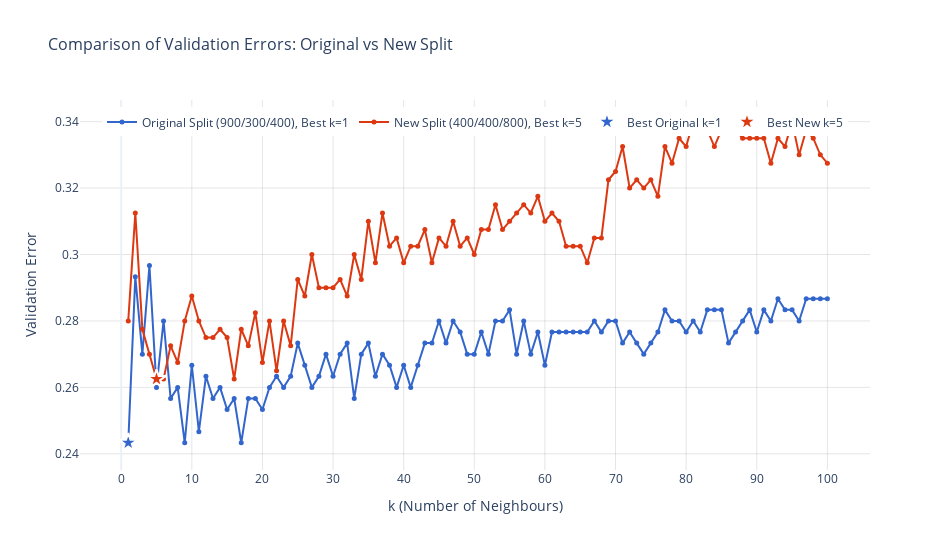

The code cell stored with this chart in its notebook:
### Markdown cell above
## 11. Results Comparison

### Code cell
print("\n" + "=" * 70)
print("COMPARISON OF RESULTS")
print("=" * 70)

print(f"\n{'Metric':<30} {'Original (900/300/400)':<25} {'New (400/400/800)':<25}")
print("-" * 80)
print(f"{'Best k':<30} {results1['best_k']:<25} {results2['best_k']:<25}")
print(f"{'Validation Accuracy':<30} {results1['best_validation_accuracy']:<25.4f} {results2['best_validation_accuracy']:<25.4f}")
print(f"{'Validation Error':<30} {results1['validation_error']:<25.4f} {results2['validation_error']:<25.4f}")
print(f"{'Test Accuracy':<30} {results1['test_accuracy']:<25.4f} {results2['test_accuracy']:<25.4f}")
print(f"{'Generalisation Error':<30} {results1['generalisation_error']:<25.4f} {results2['generalisation_error']:<25.4f}")

print("\n" + "=" * 70)
print("ANALYSIS AND EXPLANATION")
print("=" * 70)

k_values = list(range(1, 101))

hover_text_1 = [f'<b>Original Split</b><br>k={k}<br>Error={err:.4f}<br>Accuracy={1-err:.4f}' 
                for k, err in zip(k_values, results1['validation_errors'])]
hover_text_2 = [f'<b>New Split</b><br>k={k}<br>Error={err:.4f}<br>Accuracy={1-err:.4f}' 
                for k, err in zip(k_values, results2['validation_errors'])]

fig = go.Figure()

fig.add_trace(go.Scatter(
    x=k_values,
    y=results1['validation_errors'],
    mode='lines+markers',
    name=f'Original Split (900/300/400), Best k={results1["best_k"]}',
    line=dict(color='#3366CC', width=2),
    marker=dict(size=5, color='#3366CC'),
    hovertext=hover_text_1,
    hoverinfo='text'
))

fig.add_trace(go.Scatter(
    x=k_values,
    y=results2['validation_errors'],
    mode='lines+markers',
    name=f'New Split (400/400/800), Best k={results2["best_k"]}',
    line=dict(color='#DC3912', width=2),
    marker=dict(size=5, color='#DC3912'),
    hovertext=hover_text_2,
    hoverinfo='text'
))

best_idx_1 = np.argmin(results1['validation_errors'])
best_idx_2 = np.argmin(results2['validation_errors'])

fig.add_trace(go.Scatter(
    x=[k_values[best_idx_1]],
    y=[results1['validation_errors'][best_idx_1]],
    mode='markers',
    name=f'Best Original k={results1["best_k"]}',
    marker=dict(size=14, color='#3366CC', symbol='star', line=dict(width=2, color='white')),
    hovertext=f'<b>BEST (Original)</b><br>k={results1["best_k"]}<br>Error={results1["validation_errors"][best_idx_1]:.4f}',
    hoverinfo='text'
))

fig.add_trace(go.Scatter(
    x=[k_values[best_idx_2]],
    y=[results2['validation_errors'][best_idx_2]],
    mode='markers',
    name=f'Best New k={results2["best_k"]}',
    marker=dict(size=14, color='#DC3912', symbol='star', line=dict(width=2, color='white')),
    hovertext=f'<b>BEST (New)</b><br>k={results2["best_k"]}<br>Error={results2["validation_errors"][best_idx_2]:.4f}',
    hoverinfo='text'
))

fig.update_layout(
    title=dict(text='Comparison of Validation Errors: Original vs New Split', font=dict(size=16)),
    xaxis=dict(
        title='k (Number of Neighbours)',
        tickmode='linear',
        dtick=10,
        gridcolor='rgba(128,128,128,0.2)'
    ),
    yaxis=dict(
        title='Validation Error',
        gridcolor='rgba(128,128,128,0.2)'
    ),
    legend=dict(x=0.5, y=0.98, xanchor='center', orientation='h'),
    hovermode='closest',
    template='plotly_white',
    width=950,
    height=550
)

fig.write_html('validation_comparison.html')
fig.show()
print("\nInteractive comparison plot saved as 'validation_comparison.html'")

### Figure 1 — Plotly figure (JSON) as saved in the notebook; plotly's stock layout.template omitted (floating-point values rounded to 4 significant figures)
{"data": [{"hoverinfo": "text", "hovertext": ["<b>Original Split</b><br>k=1<br>Error=0.2433<br>Accuracy=0.7567", "<b>Original Split</b><br>k=2<br>Error=0.2933<br>Accuracy=0.7067", "<b>Original Split</b><br>k=3<br>Error=0.2700<br>Accuracy=0.7300", "<b>Original Split</b><br>k=4<br>Error=0.2967<br>Accuracy=0.7033", "<b>Original Split</b><br>k=5<br>Error=0.2600<br>Accuracy=0.7400", "<b>Original Split</b><br>k=6<br>Error=0.2800<br>Accuracy=0.7200", "<b>Original Split</b><br>k=7<br>Error=0.2567<br>Accuracy=0.7433", "<b>Original Split</b><br>k=8<br>Error=0.2600<br>Accuracy=0.7400", "<b>Original Split</b><br>k=9<br>Error=0.2433<br>Accuracy=0.7567", "<b>Original Split</b><br>k=10<br>Error=0.2667<br>Accuracy=0.7333", "<b>Original Split</b><br>k=11<br>Error=0.2467<br>Accuracy=0.7533", "<b>Original Split</b><br>k=12<br>Error=0.2633<br>Accuracy=0.7367", "<b>Original Split</b><br>k=13<br>Error=0.2567<br>Accuracy=0.7433", "<b>Original Split</b><br>k=14<br>Error=0.2600<br>Accuracy=0.7400", "<b>Original Split</b><br>k=15<br>Error=0.2533<br>Accuracy=0.7467", "<b>Original Split</b><br>k=16<br>Error=0.2567<br>Accuracy=0.7433", "<b>Original Split</b><br>k=17<br>Error=0.2433<br>Accuracy=0.7567", "<b>Original Split</b><br>k=18<br>Error=0.2567<br>Accuracy=0.7433", "<b>Original Split</b><br>k=19<br>Error=0.2567<br>Accuracy=0.7433", "<b>Original Split</b><br>k=20<br>Error=0.2533<br>Accuracy=0.7467", "<b>Original Split</b><br>k=21<br>Error=0.2600<br>Accuracy=0.7400", "<b>Original Split</b><br>k=22<br>Error=0.2633<br>Accuracy=0.7367", "<b>Original Split</b><br>k=23<br>Error=0.2600<br>Accuracy=0.7400", "<b>Original Split</b><br>k=24<br>Error=0.2633<br>Accuracy=0.7367", "<b>Original Split</b><br>k=25<br>Error=0.2733<br>Accuracy=0.7267", "<b>Original Split</b><br>k=26<br>Error=0.2667<br>Accuracy=0.7333", "<b>Original Split</b><br>k=27<br>Error=0.2600<br>Accuracy=0.7400", "<b>Original Split</b><br>k=28<br>Error=0.2633<br>Accuracy=0.7367", "<b>Original Split</b><br>k=29<br>Error=0.2700<br>Accuracy=0.7300", "<b>Original Split</b><br>k=30<br>Error=0.2633<br>Accuracy=0.7367", "<b>Original Split</b><br>k=31<br>Error=0.2700<br>Accuracy=0.7300", "<b>Original Split</b><br>k=32<br>Error=0.2733<br>Accuracy=0.7267", "<b>Original Split</b><br>k=33<br>Error=0.2567<br>Accuracy=0.7433", "<b>Original Split</b><br>k=34<br>Error=0.2700<br>Accuracy=0.7300", "<b>Original Split</b><br>k=35<br>Error=0.2733<br>Accuracy=0.7267", "<b>Original Split</b><br>k=36<br>Error=0.2633<br>Accuracy=0.7367", "<b>Original Split</b><br>k=37<br>Error=0.2700<br>Accuracy=0.7300", "<b>Original Split</b><br>k=38<br>Error=0.2667<br>Accuracy=0.7333", "<b>Original Split</b><br>k=39<br>Error=0.2600<br>Accuracy=0.7400", "<b>Original Split</b><br>k=40<br>Error=0.2667<br>Accuracy=0.7333", "<b>Original Split</b><br>k=41<br>Error=0.2600<br>Accuracy=0.7400", "<b>Original Split</b><br>k=42<br>Error=0.2667<br>Accuracy=0.7333", "<b>Original Split</b><br>k=43<br>Error=0.2733<br>Accuracy=0.7267", "<b>Original Split</b><br>k=44<br>Error=0.2733<br>Accuracy=0.7267", "<b>Original Split</b><br>k=45<br>Error=0.2800<br>Accuracy=0.7200", "<b>Original Split</b><br>k=46<br>Error=0.2733<br>Accuracy=0.7267", "<b>Original Split</b><br>k=47<br>Error=0.2800<br>Accuracy=0.7200", "<b>Original Split</b><br>k=48<br>Error=0.2767<br>Accuracy=0.7233", "<b>Original Split</b><br>k=49<br>Error=0.2700<br>Accuracy=0.7300", "<b>Original Split</b><br>k=50<br>Error=0.2700<br>Accuracy=0.7300", "<b>Original Split</b><br>k=51<br>Error=0.2767<br>Accuracy=0.7233", "<b>Original Split</b><br>k=52<br>Error=0.2700<br>Accuracy=0.7300", "<b>Original Split</b><br>k=53<br>Error=0.2800<br>Accuracy=0.7200", "<b>Original Split</b><br>k=54<br>Error=0.2800<br>Accuracy=0.7200", "<b>Original Split</b><br>k=55<br>Error=0.2833<br>Accuracy=0.7167", "<b>Original Split</b><br>k=56<br>Error=0.2700<br>Accuracy=0.7300", "<b>Original Split</b><br>k=57<br>Error=0.2800<br>Accuracy=0.7200", "<b>Original Split</b><br>k=58<br>Error=0.2700<br>Accuracy=0.7300", "<b>Original Split</b><br>k=59<br>Error=0.2767<br>Accuracy=0.7233", "<b>Original Split</b><br>k=60<br>Error=0.2667<br>Accuracy=0.7333", "<b>Original Split</b><br>k=61<br>Error=0.2767<br>Accuracy=0.7233", "<b>Original Split</b><br>k=62<br>Error=0.2767<br>Accuracy=0.7233", "<b>Original Split</b><br>k=63<br>Error=0.2767<br>Accuracy=0.7233", "<b>Original Split</b><br>k=64<br>Error=0.2767<br>Accuracy=0.7233", "<b>Original Split</b><br>k=65<br>Error=0.2767<br>Accuracy=0.7233", "<b>Original Split</b><br>k=66<br>Error=0.2767<br>Accuracy=0.7233", "<b>Original Split</b><br>k=67<br>Error=0.2800<br>Accuracy=0.7200", "<b>Original Split</b><br>k=68<br>Error=0.2767<br>Accuracy=0.7233", "<b>Original Split</b><br>k=69<br>Error=0.2800<br>Accuracy=0.7200", "<b>Original Split</b><br>k=70<br>Error=0.2800<br>Accuracy=0.7200", "<b>Original Split</b><br>k=71<br>Error=0.2733<br>Accuracy=0.7267", "<b>Original Split</b><br>k=72<br>Error=0.2767<br>Accuracy=0.7233", "<b>Original Split</b><br>k=73<br>Error=0.2733<br>Accuracy=0.7267", "<b>Original Split</b><br>k=74<br>Error=0.2700<br>Accuracy=0.7300", "<b>Original Split</b><br>k=75<br>Error=0.2733<br>Accuracy=0.7267", "<b>Original Split</b><br>k=76<br>Error=0.2767<br>Accuracy=0.7233", "<b>Original Split</b><br>k=77<br>Error=0.2833<br>Accuracy=0.7167", "<b>Original Split</b><br>k=78<br>Error=0.2800<br>Accuracy=0.7200", "<b>Original Split</b><br>k=79<br>Error=0.2800<br>Accuracy=0.7200", "<b>Original Split</b><br>k=80<br>Error=0.2767<br>Accuracy=0.7233", "<b>Original Split</b><br>k=81<br>Error=0.2800<br>Accuracy=0.7200", "<b>Original Split</b><br>k=82<br>Error=0.2767<br>Accuracy=0.7233", "<b>Original Split</b><br>k=83<br>Error=0.2833<br>Accuracy=0.7167", "<b>Original Split</b><br>k=84<br>Error=0.2833<br>Accuracy=0.7167", "<b>Original Split</b><br>k=85<br>Error=0.2833<br>Accuracy=0.7167", "<b>Original Split</b><br>k=86<br>Error=0.2733<br>Accuracy=0.7267", "<b>Original Split</b><br>k=87<br>Error=0.2767<br>Accuracy=0.7233", "<b>Original Split</b><br>k=88<br>Error=0.2800<br>Accuracy=0.7200", "<b>Original Split</b><br>k=89<br>Error=0.2833<br>Accuracy=0.7167", "<b>Original Split</b><br>k=90<br>Error=0.2767<br>Accuracy=0.7233", "<b>Original Split</b><br>k=91<br>Error=0.2833<br>Accuracy=0.7167", "<b>Original Split</b><br>k=92<br>Error=0.2800<br>Accuracy=0.7200", "<b>Original Split</b><br>k=93<br>Error=0.2867<br>Accuracy=0.7133", "<b>Original Split</b><br>k=94<br>Error=0.2833<br>Accuracy=0.7167", "<b>Original Split</b><br>k=95<br>Error=0.2833<br>Accuracy=0.7167", "<b>Original Split</b><br>k=96<br>Error=0.2800<br>Accuracy=0.7200", "<b>Original Split</b><br>k=97<br>Error=0.2867<br>Accuracy=0.7133", "<b>Original Split</b><br>k=98<br>Error=0.2867<br>Accuracy=0.7133", "<b>Original Split</b><br>k=99<br>Error=0.2867<br>Accuracy=0.7133", "<b>Original Split</b><br>k=100<br>Error=0.2867<br>Accuracy=0.7133"], "line": {"color": "#3366CC", "width": 2}, "marker": {"color": "#3366CC", "size": 5}, "mode": "lines+markers", "name": "Original Split (900/300/400), Best k=1", "type": "scatter", "x": [1, 2, 3, 4, 5, 6, 7, 8, 9, 10, 11, 12, 13, 14, 15, 16, 17, 18, 19, 20, 21, 22, 23, 24, 25, 26, 27, 28, 29, 30, 31, 32, 33, 34, 35, 36, 37, 38, 39, 40, 41, 42, 43, 44, 45, 46, 47, 48, 49, 50, 51, 52, 53, 54, 55, 56, 57, 58, 59, 60, 61, 62, 63, 64, 65, 66, 67, 68, 69, 70, 71, 72, 73, 74, 75, 76, 77, 78, 79, 80, 81, 82, 83, 84, 85, 86, 87, 88, 89, 90, 91, 92, 93, 94, 95, 96, 97, 98, 99, 100], "y": [0.2433, 0.2933, 0.27, 0.2967, 0.26, 0.28, 0.2567, 0.26, 0.2433, 0.2667, 0.2467, 0.2633, 0.2567, 0.26, 0.2533, 0.2567, 0.2433, 0.2567, 0.2567, 0.2533, 0.26, 0.2633, 0.26, 0.2633, 0.2733, 0.2667, 0.26, 0.2633, 0.27, 0.2633, 0.27, 0.2733, 0.2567, 0.27, 0.2733, 0.2633, 0.27, 0.2667, 0.26, 0.2667, 0.26, 0.2667, 0.2733, 0.2733, 0.28, 0.2733, 0.28, 0.2767, 0.27, 0.27, 0.2767, 0.27, 0.28, 0.28, 0.2833, 0.27, 0.28, 0.27, 0.2767, 0.2667, 0.2767, 0.2767, 0.2767, 0.2767, 0.2767, 0.2767, 0.28, 0.2767, 0.28, 0.28, 0.2733, 0.2767, 0.2733, 0.27, 0.2733, 0.2767, 0.2833, 0.28, 0.28, 0.2767, 0.28, 0.2767, 0.2833, 0.2833, 0.2833, 0.2733, 0.2767, 0.28, 0.2833, 0.2767, 0.2833, 0.28, 0.2867, 0.2833, 0.2833, 0.28, 0.2867, 0.2867, 0.2867, 0.2867]}, {"hoverinfo": "text", "hovertext": ["<b>New Split</b><br>k=1<br>Error=0.2800<br>Accuracy=0.7200", "<b>New Split</b><br>k=2<br>Error=0.3125<br>Accuracy=0.6875", "<b>New Split</b><br>k=3<br>Error=0.2775<br>Accuracy=0.7225", "<b>New Split</b><br>k=4<br>Error=0.2700<br>Accuracy=0.7300", "<b>New Split</b><br>k=5<br>Error=0.2625<br>Accuracy=0.7375", "<b>New Split</b><br>k=6<br>Error=0.2625<br>Accuracy=0.7375", "<b>New Split</b><br>k=7<br>Error=0.2725<br>Accuracy=0.7275", "<b>New Split</b><br>k=8<br>Error=0.2675<br>Accuracy=0.7325", "<b>New Split</b><br>k=9<br>Error=0.2800<br>Accuracy=0.7200", "<b>New Split</b><br>k=10<br>Error=0.2875<br>Accuracy=0.7125", "<b>New Split</b><br>k=11<br>Error=0.2800<br>Accuracy=0.7200", "<b>New Split</b><br>k=12<br>Error=0.2750<br>Accuracy=0.7250", "<b>New Split</b><br>k=13<br>Error=0.2750<br>Accuracy=0.7250", "<b>New Split</b><br>k=14<br>Error=0.2775<br>Accuracy=0.7225", "<b>New Split</b><br>k=15<br>Error=0.2750<br>Accuracy=0.7250", "<b>New Split</b><br>k=16<br>Error=0.2625<br>Accuracy=0.7375", "<b>New Split</b><br>k=17<br>Error=0.2775<br>Accuracy=0.7225", "<b>New Split</b><br>k=18<br>Error=0.2725<br>Accuracy=0.7275", "<b>New Split</b><br>k=19<br>Error=0.2825<br>Accuracy=0.7175", "<b>New Split</b><br>k=20<br>Error=0.2675<br>Accuracy=0.7325", "<b>New Split</b><br>k=21<br>Error=0.2800<br>Accuracy=0.7200", "<b>New Split</b><br>k=22<br>Error=0.2650<br>Accuracy=0.7350", "<b>New Split</b><br>k=23<br>Error=0.2800<br>Accuracy=0.7200", "<b>New Split</b><br>k=24<br>Error=0.2725<br>Accuracy=0.7275", "<b>New Split</b><br>k=25<br>Error=0.2925<br>Accuracy=0.7075", "<b>New Split</b><br>k=26<br>Error=0.2875<br>Accuracy=0.7125", "<b>New Split</b><br>k=27<br>Error=0.3000<br>Accuracy=0.7000", "<b>New Split</b><br>k=28<br>Error=0.2900<br>Accuracy=0.7100", "<b>New Split</b><br>k=29<br>Error=0.2900<br>Accuracy=0.7100", "<b>New Split</b><br>k=30<br>Error=0.2900<br>Accuracy=0.7100", "<b>New Split</b><br>k=31<br>Error=0.2925<br>Accuracy=0.7075", "<b>New Split</b><br>k=32<br>Error=0.2875<br>Accuracy=0.7125", "<b>New Split</b><br>k=33<br>Error=0.3000<br>Accuracy=0.7000", "<b>New Split</b><br>k=34<br>Error=0.2925<br>Accuracy=0.7075", "<b>New Split</b><br>k=35<br>Error=0.3100<br>Accuracy=0.6900", "<b>New Split</b><br>k=36<br>Error=0.2975<br>Accuracy=0.7025", "<b>New Split</b><br>k=37<br>Error=0.3125<br>Accuracy=0.6875", "<b>New Split</b><br>k=38<br>Error=0.3025<br>Accuracy=0.6975", "<b>New Split</b><br>k=39<br>Error=0.3050<br>Accuracy=0.6950", "<b>New Split</b><br>k=40<br>Error=0.2975<br>Accuracy=0.7025", "<b>New Split</b><br>k=41<br>Error=0.3025<br>Accuracy=0.6975", "<b>New Split</b><br>k=42<br>Error=0.3025<br>Accuracy=0.6975", "<b>New Split</b><br>k=43<br>Error=0.3075<br>Accuracy=0.6925", "<b>New Split</b><br>k=44<br>Error=0.2975<br>Accuracy=0.7025", "<b>New Split</b><br>k=45<br>Error=0.3050<br>Accuracy=0.6950", "<b>New Split</b><br>k=46<br>Error=0.3025<br>Accuracy=0.6975", "<b>New Split</b><br>k=47<br>Error=0.3100<br>Accuracy=0.6900", "<b>New Split</b><br>k=48<br>Error=0.3025<br>Accuracy=0.6975", "<b>New Split</b><br>k=49<br>Error=0.3050<br>Accuracy=0.6950", "<b>New Split</b><br>k=50<br>Error=0.3000<br>Accuracy=0.7000", "<b>New Split</b><br>k=51<br>Error=0.3075<br>Accuracy=0.6925", "<b>New Split</b><br>k=52<br>Error=0.3075<br>Accuracy=0.6925", "<b>New Split</b><br>k=53<br>Error=0.3150<br>Accuracy=0.6850", "<b>New Split</b><br>k=54<br>Error=0.3075<br>Accuracy=0.6925", "<b>New Split</b><br>k=55<br>Error=0.3100<br>Accuracy=0.6900", "<b>New Split</b><br>k=56<br>Error=0.3125<br>Accuracy=0.6875", "<b>New Split</b><br>k=57<br>Error=0.3150<br>Accuracy=0.6850", "<b>New Split</b><br>k=58<br>Error=0.3125<br>Accuracy=0.6875", "<b>New Split</b><br>k=59<br>Error=0.3175<br>Accuracy=0.6825", "<b>New Split</b><br>k=60<br>Error=0.3100<br>Accuracy=0.6900", "<b>New Split</b><br>k=61<br>Error=0.3125<br>Accuracy=0.6875", "<b>New Split</b><br>k=62<br>Error=0.3100<br>Accuracy=0.6900", "<b>New Split</b><br>k=63<br>Error=0.3025<br>Accuracy=0.6975", "<b>New Split</b><br>k=64<br>Error=0.3025<br>Accuracy=0.6975", "<b>New Split</b><br>k=65<br>Error=0.3025<br>Accuracy=0.6975", "<b>New Split</b><br>k=66<br>Error=0.2975<br>Accuracy=0.7025", "<b>New Split</b><br>k=67<br>Error=0.3050<br>Accuracy=0.6950", "<b>New Split</b><br>k=68<br>Error=0.3050<br>Accuracy=0.6950", "<b>New Split</b><br>k=69<br>Error=0.3225<br>Accuracy=0.6775", "<b>New Split</b><br>k=70<br>Error=0.3250<br>Accuracy=0.6750", "<b>New Split</b><br>k=71<br>Error=0.3325<br>Accuracy=0.6675", "<b>New Split</b><br>k=72<br>Error=0.3200<br>Accuracy=0.6800", "<b>New Split</b><br>k=73<br>Error=0.3225<br>Accuracy=0.6775", "<b>New Split</b><br>k=74<br>Error=0.3200<br>Accuracy=0.6800", "<b>New Split</b><br>k=75<br>Error=0.3225<br>Accuracy=0.6775", "<b>New Split</b><br>k=76<br>Error=0.3175<br>Accuracy=0.6825", "<b>New Split</b><br>k=77<br>Error=0.3325<br>Accuracy=0.6675", "<b>New Split</b><br>k=78<br>Error=0.3275<br>Accuracy=0.6725", "<b>New Split</b><br>k=79<br>Error=0.3350<br>Accuracy=0.6650", "<b>New Split</b><br>k=80<br>Error=0.3325<br>Accuracy=0.6675", "<b>New Split</b><br>k=81<br>Error=0.3400<br>Accuracy=0.6600", "<b>New Split</b><br>k=82<br>Error=0.3400<br>Accuracy=0.6600", "<b>New Split</b><br>k=83<br>Error=0.3375<br>Accuracy=0.6625", "<b>New Split</b><br>k=84<br>Error=0.3325<br>Accuracy=0.6675", "<b>New Split</b><br>k=85<br>Error=0.3375<br>Accuracy=0.6625", "<b>New Split</b><br>k=86<br>Error=0.3400<br>Accuracy=0.6600", "<b>New Split</b><br>k=87<br>Error=0.3375<br>Accuracy=0.6625", "<b>New Split</b><br>k=88<br>Error=0.3350<br>Accuracy=0.6650", "<b>New Split</b><br>k=89<br>Error=0.3350<br>Accuracy=0.6650", "<b>New Split</b><br>k=90<br>Error=0.3350<br>Accuracy=0.6650", "<b>New Split</b><br>k=91<br>Error=0.3350<br>Accuracy=0.6650", "<b>New Split</b><br>k=92<br>Error=0.3275<br>Accuracy=0.6725", "<b>New Split</b><br>k=93<br>Error=0.3350<br>Accuracy=0.6650", "<b>New Split</b><br>k=94<br>Error=0.3325<br>Accuracy=0.6675", "<b>New Split</b><br>k=95<br>Error=0.3400<br>Accuracy=0.6600", "<b>New Split</b><br>k=96<br>Error=0.3300<br>Accuracy=0.6700", "<b>New Split</b><br>k=97<br>Error=0.3375<br>Accuracy=0.6625", "<b>New Split</b><br>k=98<br>Error=0.3350<br>Accuracy=0.6650", "<b>New Split</b><br>k=99<br>Error=0.3300<br>Accuracy=0.6700", "<b>New Split</b><br>k=100<br>Error=0.3275<br>Accuracy=0.6725"], "line": {"color": "#DC3912", "width": 2}, "marker": {"color": "#DC3912", "size": 5}, "mode": "lines+markers", "name": "New Split (400/400/800), Best k=5", "type": "scatter", "x": [1, 2, 3, 4, 5, 6, 7, 8, 9, 10, 11, 12, 13, 14, 15, 16, 17, 18, 19, 20, 21, 22, 23, 24, 25, 26, 27, 28, 29, 30, 31, 32, 33, 34, 35, 36, 37, 38, 39, 40, 41, 42, 43, 44, 45, 46, 47, 48, 49, 50, 51, 52, 53, 54, 55, 56, 57, 58, 59, 60, 61, 62, 63, 64, 65, 66, 67, 68, 69, 70, 71, 72, 73, 74, 75, 76, 77, 78, 79, 80, 81, 82, 83, 84, 85, 86, 87, 88, 89, 90, 91, 92, 93, 94, 95, 96, 97, 98, 99, 100], "y": [0.28, 0.3125, 0.2775, 0.27, 0.2625, 0.2625, 0.2725, 0.2675, 0.28, 0.2875, 0.28, 0.275, 0.275, 0.2775, 0.275, 0.2625, 0.2775, 0.2725, 0.2825, 0.2675, 0.28, 0.265, 0.28, 0.2725, 0.2925, 0.2875, 0.3, 0.29, 0.29, 0.29, 0.2925, 0.2875, 0.3, 0.2925, 0.31, 0.2975, 0.3125, 0.3025, 0.305, 0.2975, 0.3025, 0.3025, 0.3075, 0.2975, 0.305, 0.3025, 0.31, 0.3025, 0.305, 0.3, 0.3075, 0.3075, 0.315, 0.3075, 0.31, 0.3125, 0.315, 0.3125, 0.3175, 0.31, 0.3125, 0.31, 0.3025, 0.3025, 0.3025, 0.2975, 0.305, 0.305, 0.3225, 0.325, 0.3325, 0.32, 0.3225, 0.32, 0.3225, 0.3175, 0.3325, 0.3275, 0.335, 0.3325, 0.34, 0.34, 0.3375, 0.3325, 0.3375, 0.34, 0.3375, 0.335, 0.335, 0.335, 0.335, 0.3275, 0.335, 0.3325, 0.34, 0.33, 0.3375, 0.335, 0.33, 0.3275]}, {"hoverinfo": "text", "hovertext": "<b>BEST (Original)</b><br>k=1<br>Error=0.2433", "marker": {"color": "#3366CC", "line": {"color": "white", "width": 2}, "size": 14, "symbol": "star"}, "mode": "markers", "name": "Best Original k=1", "type": "scatter", "x": [1], "y": [0.2433]}, {"hoverinfo": "text", "hovertext": "<b>BEST (New)</b><br>k=5<br>Error=0.2625", "marker": {"color": "#DC3912", "line": {"color": "white", "width": 2}, "size": 14, "symbol": "star"}, "mode": "markers", "name": "Best New k=5", "type": "scatter", "x": [5], "y": [0.2625]}], "layout": {"height": 550, "hovermode": "closest", "legend": {"orientation": "h", "x": 0.5, "xanchor": "center", "y": 0.98}, "title": {"font": {"size": 16}, "text": "Comparison of Validation Errors: Original vs New Split"}, "width": 950, "xaxis": {"dtick": 10, "gridcolor": "rgba(128,128,128,0.2)", "tickmode": "linear", "title": {"text": "k (Number of Neighbours)"}}, "yaxis": {"gridcolor": "rgba(128,128,128,0.2)", "title": {"text": "Validation Error"}}}}
